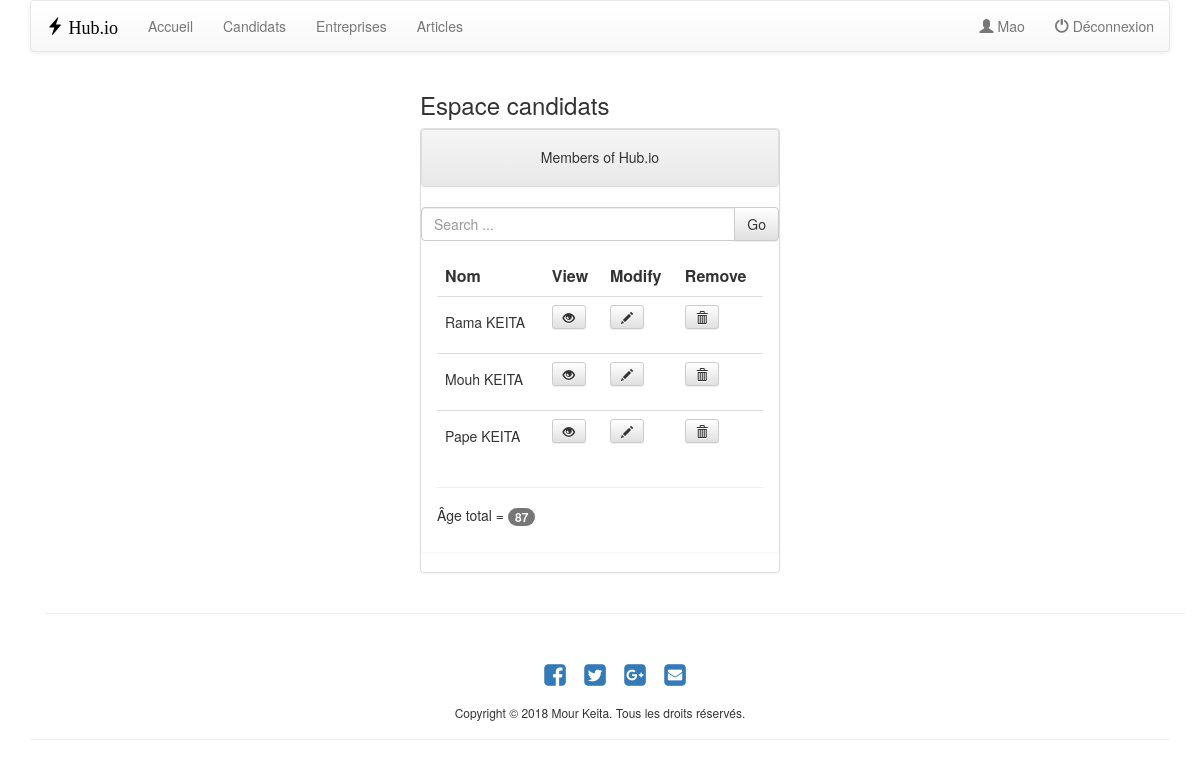
The app's page /users (signed in), older data.
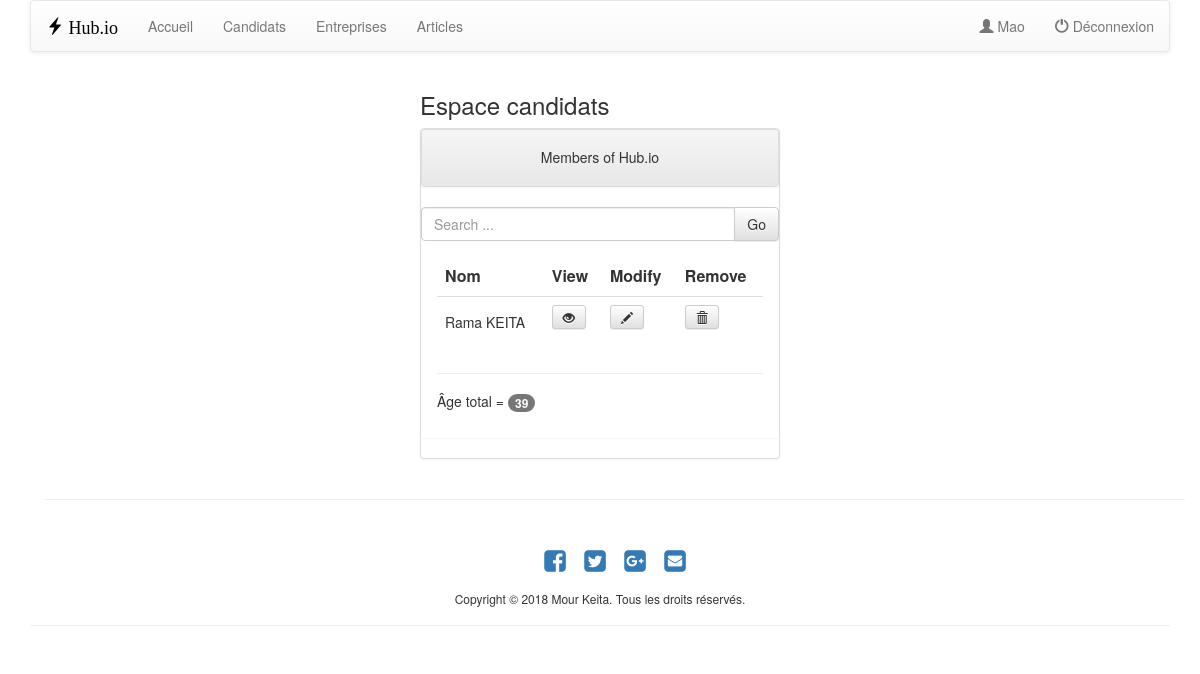
The same page, newer data.
### qa/models.py (models this page shows, shortened)
class Qa(models.Model):
    first = models.CharField(max_length=200)
    last = models.CharField(max_length=200)
    email = models.EmailField(max_length=100, unique=True, default="")
    password = models.CharField(max_length=100, default="")
    age = models.IntegerField()
    avatar = models.FileField()

### qa/views.py (the view)
# urls.py: url(r'^users', views.users, name='users'),
def users(request):
    if 'logged_user_id' in request.session:
        username = request.session['username']
        users = Qa.objects.all()
        total_age = 0
        for user in users:
            total_age = total_age + user.age
        context = {'users':users, 'total_age':total_age, 'username':username}
        return render(request, 'qa.html', context )
    else:
        return HttpResponseRedirect("/login")

### qa/templates/qa.html (shortened to what this page needs)
{% extends "base.html" %}
{% block content %}
<h3>Espace candidats</h3>
<div class="panel panel-default">
	<div style="text-align: center" class="panel panel-heading">
		<h5>Members of Hub.io</h5>
	</div>
		<div class="input-group">
			<input onkeyup="search()" value="" id="search" type="search" class="form-control" placeholder="Search ...">
			<span class="input-group-btn">
				<button class="btn btn-default" type="submit" onclick="search()">Go
				</button>
			</span>
		</div>
	<div class="panel panel-body">
		<table id="table" class="table table-hover">
			<tr>
				<th>Nom</th>
				<th>View</th>
				<th>Modify</th>
				<th>Remove</th>
			</tr>
			{% for user in users %}
    		<tr>
    			<td>
    				<h5>{{ user.first }} {{ user.last }}</h5>
    			</td>
    			<td>
                    <form role="form" action="/displayuser" method="post">{% csrf_token %}
    				<button type="submit" class="btn btn-default btn-sm" data-toggle="modal" data-target="#display-user">
    					<span class="glyphicon glyphicon-eye-open"></span>
    				</button>
                    </form>
                </div>
              </div>
            </div>
    			</td>
    			<td>
					<form role="form" action="/update" method="post">{% csrf_token %}
						<button type="submit" data-toggle="modal" data-target="#update" class="btn btn-default btn-sm">
							<span class="glyphicon glyphicon-pencil"></span>
						</button>
					</form>
    			</td>
    			<td>
            <form role="form" action="/delete" method="post">{% csrf_token %}
              <button type="submit" class="btn btn-default btn-sm">
                <span class="glyphicon glyphicon-trash"></span>
              </button>
            </form>
          </td>
        </tr>
        {% endfor %}
		<hr>
		<h5> Âge total =  <span class="badge">{{ total_age }}</span> </h5>
	</div>
</div>
{% endblock %}

### qa/templates/base.html (shortened to what this page needs)
{% load staticfiles %}
<html>
<head>
	<link href="//maxcdn.bootstrapcdn.com/font-awesome/4.1.0/css/font-awesome.min.css" rel="stylesheet">
	<link rel="stylesheet" href="//maxcdn.bootstrapcdn.com/bootstrap/3.2.0/css/bootstrap.min.css">
    <link rel="stylesheet" href="//maxcdn.bootstrapcdn.com/bootstrap/3.2.0/css/bootstrap-theme.min.css">
</head>
<body>
  <div class="container">
  	<nav class="navbar navbar-default">
    		<div class="container-fluid">
    			<div class="navbar-header">
    				 <a style="color:black; font-family:Chalkduster;" class="navbar-brand" href="/index"><span class="glyphicon glyphicon-flash"></span> Hub.io</a>
    			</div>
      		<ul class="nav navbar-nav">
      			<li><a href="/index">Accueil</a></li>
            <li><a href="/users">Candidats</a></li>
                <li><a href="/companies">Entreprises</a></li>
            <li><a href="/articles">Articles</a></li>
      		</ul>
          <ul  class="nav navbar-nav navbar-right">
            <li>
               <a href="/welcome">
              <div>
                <span class="glyphicon glyphicon-user" aria-hidden="true"></span> {{ username }}
              </div>
              </a>
              </li>
            <li>
              <a href="/logout"><div>
              <span class="glyphicon glyphicon-off" aria-hidden="true"></span> D&eacute;connexion</div>
              </a>
            </li>
          </ul>
    		</div>
  	</nav>
<div>
  <div class="row">
    <div class="col-sm-4"></div>
    <div class="col-sm-4">
      {% block content %}
      {% endblock %}
    </div>
    <div class="col-sm-4"></div>
<div class="container">
    <hr />
        <div class="text-center center-block">
            <br />
                <a href="https://www.facebook.com/"><i class="fa fa-facebook-square fa-3x social"></i></a>
	            <a href="https://twitter.com/"><i class="fa fa-twitter-square fa-3x social"></i></a>
	            <a href="https://plus.google.com"><i class="fa fa-google-plus-square fa-3x social"></i></a>
	            <a href="mailto:xxxxxxxxxx@gmail.com"><i class="fa fa-envelope-square fa-3x social"></i></a>
	    </div>
</div>
<div class="text-center center-block">
	<p><h6>Copyright &#169 {% now "Y" %} Mour Keita. Tous les droits réservés.</h6></p>
</div>
    <hr />
</body>
</html>

### qa/templates/base.html (style rules this page uses)
.social { -webkit-transform: scale(0.6); -moz-transform: scale(0.6); -o-transform: scale(0.6); -webkit-transition-duration: 0.5s; -moz-transition-duration: 0.5s; -o-transition-duration: 0.5s; }

Row changes from the older to the newer data that the page shows:
removed Qa: first "Mouh", last "KEITA"
removed Qa: first "Pape", last "KEITA"
Text that changed along with them:
{{ total_age }}: "87" → "39"
